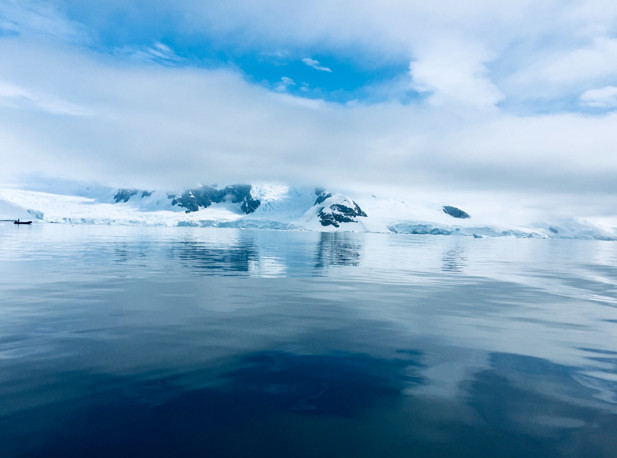
#> input picture ch_7/antarctic.jpg, 617 x 458 px
$ python hw7_1.py
#> lines starting #> are read from the running program, lines starting #| are printed output that depends on the picture; after the words box and inside, x2 and y2 are one past the last pixel; in counts of white or black regions, pixels touching at a corner belong together
# Modified ch7_4.py

import cv2
import numpy as np

img = cv2.imread('antarctic.jpg')                       # 使用影像當畫布
#> img is the input picture: shape (458, 617, 3); mean B, G, R 189.4, 161, 122.6
#img[1:300, 1:300] = (0, 255, 255)                       # B=0, G=255, R=255 == Yellow

cy = int(img.shape[0] / 2)  # 圖片中心點的 Y 座標
#> cy = 229
cx = int(img.shape[1] / 2)  # 圖片中心點的 X 座標
#> cx = 308

lx = cx - 150
#> lx = 158
rx = cx + 150
#> rx = 458
uy = cy - 150
#> uy = 79
ly = cy + 150
#> ly = 379


cv2.line(img, (lx, uy), (rx, uy), (255, 0, 0))        # 上方水平直線
cv2.line(img, (lx, ly), (rx, ly), (255, 0, 0))        # 下方水平直線
cv2.line(img, (rx, uy), (rx, ly), (255, 0, 0))        # 右方垂直直線
cv2.line(img, (lx, uy), (lx, ly), (255, 0, 0))        # 左方垂直直線
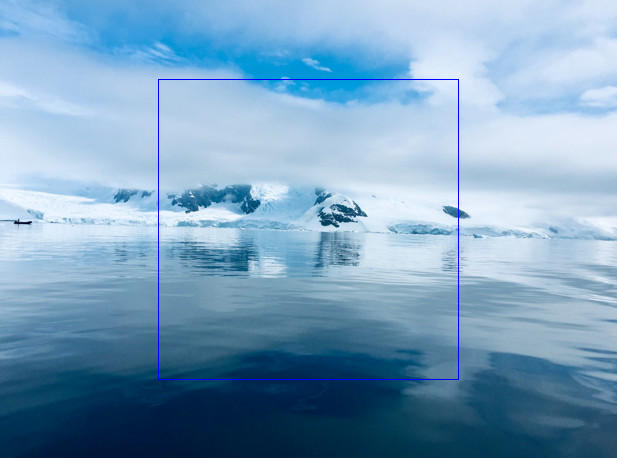
#> img: shape (458, 617, 3); mean B, G, R 189.7, 160.4, 122.2

for x in range(cx, rx, 10):
    cv2.line(img, (x, uy), (rx, x - cy), (255, 0, 0))  # 右上角斜線
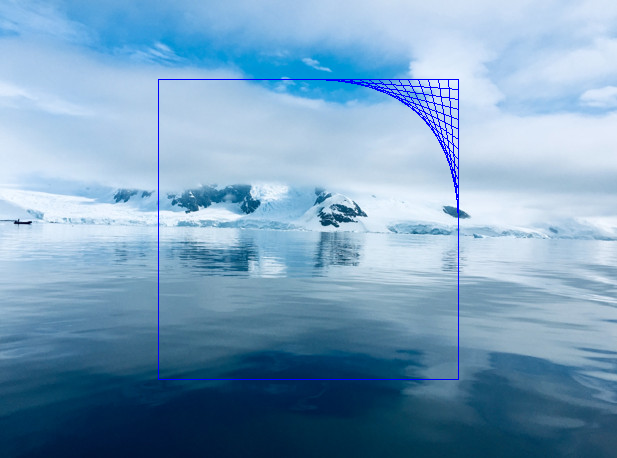
#> img: shape (458, 617, 3); 0.45% of pixels changed, all inside (x1, y1, x2, y2) = (326, 80, 458, 213)

for y in range(cy, ly, 10):
    cv2.line(img, (lx, y), (lx + y - cy, ly), (255, 0 ,0))  # 左下角斜線
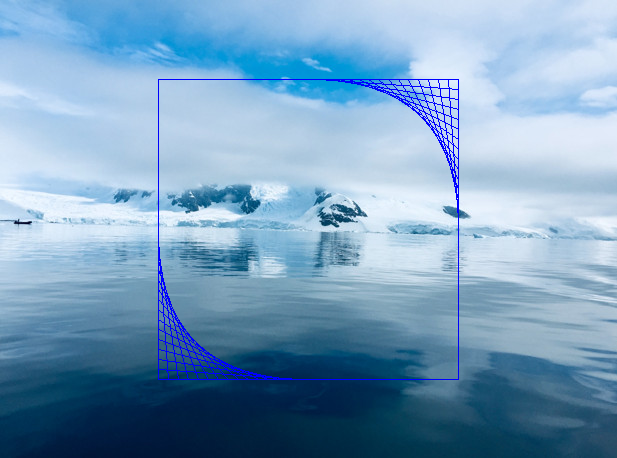
#> img: shape (458, 617, 3); 0.45% of pixels changed, all inside (x1, y1, x2, y2) = (159, 247, 292, 379)

cv2.imshow("My Draw", img)

cv2.waitKey(0)
cv2.destroyAllWindows()
